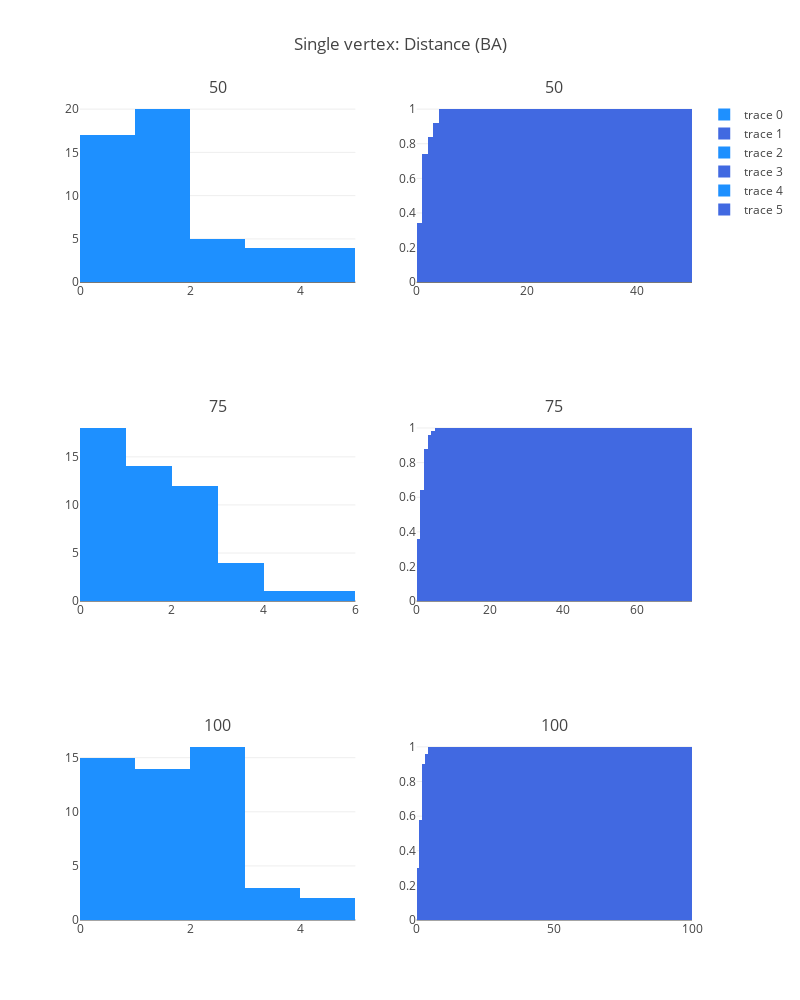

The notebook cell this image was saved under:
### Code cell
fig['layout'].update(height=1000, width=800, title='Single vertex: Distance (BA)')
iplot(fig, filename='simple-subplot')

### Figure 1 — Plotly figure (JSON) as saved in the notebook; plotly's stock layout.template omitted (floating-point values rounded to 4 significant figures)
{"data": [{"marker": {"color": "dodgerblue"}, "type": "histogram", "x": [0, 4, 2, 1, 0, 1, 0, 4, 1, 1, 1, 4, 0, 0, 1, 0, 0, 0, 2, 3, 2, 0, 0, 1, 1, 4, 1, 1, 0, 2, 3, 0, 1, 1, 1, 0, 0, 1, 3, 3, 0, 1, 1, 2, 1, 0, 0, 1, 1, 1], "xaxis": "x1", "xbins": {"end": 50, "size": 1, "start": 0}, "yaxis": "y1"}, {"cumulative": {"enabled": true}, "histnorm": "probability", "marker": {"color": "royalblue"}, "type": "histogram", "x": [0, 4, 2, 1, 0, 1, 0, 4, 1, 1, 1, 4, 0, 0, 1, 0, 0, 0, 2, 3, 2, 0, 0, 1, 1, 4, 1, 1, 0, 2, 3, 0, 1, 1, 1, 0, 0, 1, 3, 3, 0, 1, 1, 2, 1, 0, 0, 1, 1, 1], "xaxis": "x2", "xbins": {"end": 50, "size": 1, "start": 0}, "yaxis": "y2"}, {"marker": {"color": "dodgerblue"}, "type": "histogram", "x": [3, 0, 0, 1, 0, 0, 0, 2, 0, 2, 5, 3, 2, 0, 3, 0, 2, 2, 2, 2, 1, 1, 1, 0, 1, 1, 1, 0, 0, 0, 2, 4, 0, 1, 0, 0, 1, 1, 2, 2, 1, 0, 3, 1, 2, 1, 0, 2, 1, 0], "xaxis": "x3", "xbins": {"end": 75, "size": 1, "start": 0}, "yaxis": "y3"}, {"cumulative": {"enabled": true}, "histnorm": "probability", "marker": {"color": "royalblue"}, "type": "histogram", "x": [3, 0, 0, 1, 0, 0, 0, 2, 0, 2, 5, 3, 2, 0, 3, 0, 2, 2, 2, 2, 1, 1, 1, 0, 1, 1, 1, 0, 0, 0, 2, 4, 0, 1, 0, 0, 1, 1, 2, 2, 1, 0, 3, 1, 2, 1, 0, 2, 1, 0], "xaxis": "x4", "xbins": {"end": 75, "size": 1, "start": 0}, "yaxis": "y4"}, {"marker": {"color": "dodgerblue"}, "type": "histogram", "x": [2, 4, 3, 2, 2, 2, 4, 0, 2, 1, 3, 0, 2, 1, 0, 1, 2, 0, 3, 1, 1, 2, 0, 1, 2, 0, 1, 1, 1, 2, 2, 1, 0, 0, 0, 0, 0, 2, 1, 0, 2, 1, 2, 2, 1, 0, 0, 2, 1, 0], "xaxis": "x5", "xbins": {"end": 100, "size": 1, "start": 0}, "yaxis": "y5"}, {"cumulative": {"enabled": true}, "histnorm": "probability", "marker": {"color": "royalblue"}, "type": "histogram", "x": [2, 4, 3, 2, 2, 2, 4, 0, 2, 1, 3, 0, 2, 1, 0, 1, 2, 0, 3, 1, 1, 2, 0, 1, 2, 0, 1, 1, 1, 2, 2, 1, 0, 0, 0, 0, 0, 2, 1, 0, 2, 1, 2, 2, 1, 0, 0, 2, 1, 0], "xaxis": "x6", "xbins": {"end": 100, "size": 1, "start": 0}, "yaxis": "y6"}], "layout": {"annotations": [{"font": {"size": 16}, "showarrow": false, "text": "50", "x": 0.225, "xanchor": "center", "xref": "paper", "y": 1, "yanchor": "bottom", "yref": "paper"}, {"font": {"size": 16}, "showarrow": false, "text": "50", "x": 0.775, "xanchor": "center", "xref": "paper", "y": 1, "yanchor": "bottom", "yref": "paper"}, {"font": {"size": 16}, "showarrow": false, "text": "75", "x": 0.225, "xanchor": "center", "xref": "paper", "y": 0.6111, "yanchor": "bottom", "yref": "paper"}, {"font": {"size": 16}, "showarrow": false, "text": "75", "x": 0.775, "xanchor": "center", "xref": "paper", "y": 0.6111, "yanchor": "bottom", "yref": "paper"}, {"font": {"size": 16}, "showarrow": false, "text": "100", "x": 0.225, "xanchor": "center", "xref": "paper", "y": 0.2222, "yanchor": "bottom", "yref": "paper"}, {"font": {"size": 16}, "showarrow": false, "text": "100", "x": 0.775, "xanchor": "center", "xref": "paper", "y": 0.2222, "yanchor": "bottom", "yref": "paper"}], "height": 1000, "title": "Single vertex: Distance (BA)", "width": 800, "xaxis1": {"anchor": "y1", "domain": [0, 0.45]}, "xaxis2": {"anchor": "y2", "domain": [0.55, 1]}, "xaxis3": {"anchor": "y3", "domain": [0, 0.45]}, "xaxis4": {"anchor": "y4", "domain": [0.55, 1]}, "xaxis5": {"anchor": "y5", "domain": [0, 0.45]}, "xaxis6": {"anchor": "y6", "domain": [0.55, 1]}, "yaxis1": {"anchor": "x1", "domain": [0.7778, 1]}, "yaxis2": {"anchor": "x2", "domain": [0.7778, 1]}, "yaxis3": {"anchor": "x3", "domain": [0.3889, 0.6111]}, "yaxis4": {"anchor": "x4", "domain": [0.3889, 0.6111]}, "yaxis5": {"anchor": "x5", "domain": [0, 0.2222]}, "yaxis6": {"anchor": "x6", "domain": [0, 0.2222]}}}
